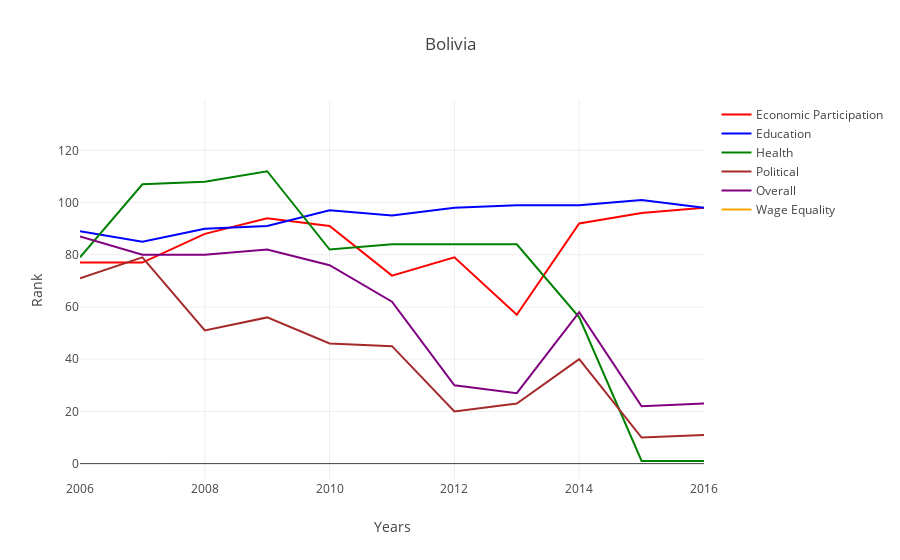
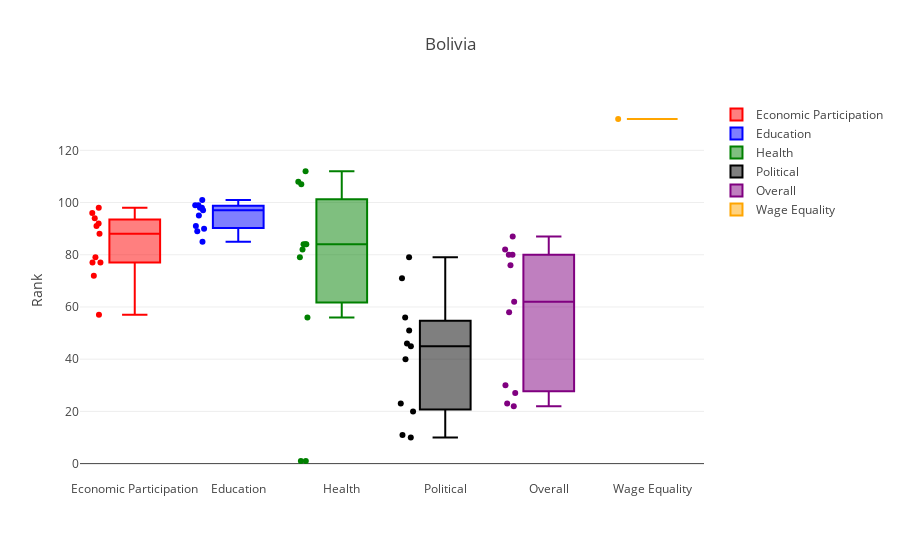

These figures' notebook cell, in order:
### Markdown cell above
### Bolivia

### Code cell
country_scatterplot('Bolivia')
country_boxplot('Bolivia')

### Figure 1 — Plotly figure (JSON) as saved in the notebook; plotly's stock layout.template omitted (floating-point values rounded to 4 significant figures)
{"data": [{"marker": {"color": "red"}, "mode": "lines", "name": "Economic Participation", "type": "scatter", "x": ["2006", "2007", "2008", "2009", "2010", "2011", "2012", "2013", "2014", "2015", "2016"], "y": [77, 77, 88, 94, 91, 72, 79, 57, 92, 96, 98]}, {"marker": {"color": "blue"}, "mode": "lines", "name": "Education", "type": "scatter", "x": ["2006", "2007", "2008", "2009", "2010", "2011", "2012", "2013", "2014", "2015", "2016"], "y": [89, 85, 90, 91, 97, 95, 98, 99, 99, 101, 98]}, {"marker": {"color": "green"}, "mode": "lines", "name": "Health", "type": "scatter", "x": ["2006", "2007", "2008", "2009", "2010", "2011", "2012", "2013", "2014", "2015", "2016"], "y": [79, 107, 108, 112, 82, 84, 84, 84, 56, 1, 1]}, {"marker": {"color": "brown"}, "mode": "lines", "name": "Political", "type": "scatter", "x": ["2006", "2007", "2008", "2009", "2010", "2011", "2012", "2013", "2014", "2015", "2016"], "y": [71, 79, 51, 56, 46, 45, 20, 23, 40, 10, 11]}, {"marker": {"color": "purple"}, "mode": "lines", "name": "Overall", "type": "scatter", "x": ["2006", "2007", "2008", "2009", "2010", "2011", "2012", "2013", "2014", "2015", "2016"], "y": [87, 80, 80, 82, 76, 62, 30, 27, 58, 22, 23]}, {"marker": {"color": "orange"}, "mode": "lines", "name": "Wage Equality", "type": "scatter", "x": ["2006", "2007", "2008", "2009", "2010", "2011", "2012", "2013", "2014", "2015", "2016"], "y": [null, null, null, null, null, null, null, null, null, null, 132]}], "layout": {"title": "Bolivia", "xaxis": {"title": "Years"}, "yaxis": {"title": "Rank"}}}

### Figure 2 — Plotly figure (JSON) as saved in the notebook; plotly's stock layout.template omitted (floating-point values rounded to 4 significant figures)
{"data": [{"boxpoints": "all", "marker": {"color": "red"}, "name": "Economic Participation", "type": "box", "y": [77, 77, 88, 94, 91, 72, 79, 57, 92, 96, 98]}, {"boxpoints": "all", "marker": {"color": "blue"}, "name": "Education", "type": "box", "y": [89, 85, 90, 91, 97, 95, 98, 99, 99, 101, 98]}, {"boxpoints": "all", "marker": {"color": "green"}, "name": "Health", "type": "box", "y": [79, 107, 108, 112, 82, 84, 84, 84, 56, 1, 1]}, {"boxpoints": "all", "marker": {"color": "black"}, "name": "Political", "type": "box", "y": [71, 79, 51, 56, 46, 45, 20, 23, 40, 10, 11]}, {"boxpoints": "all", "marker": {"color": "purple"}, "name": "Overall", "type": "box", "y": [87, 80, 80, 82, 76, 62, 30, 27, 58, 22, 23]}, {"boxpoints": "all", "marker": {"color": "orange"}, "name": "Wage Equality", "type": "box", "y": [null, null, null, null, null, null, null, null, null, null, 132]}], "layout": {"title": "Bolivia", "yaxis": {"title": "Rank"}}}
